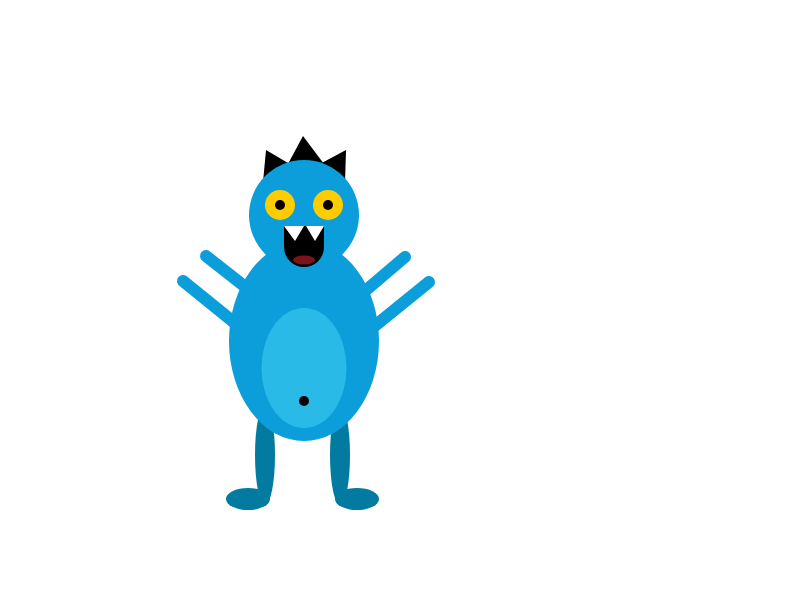
Frame 1 (no input)
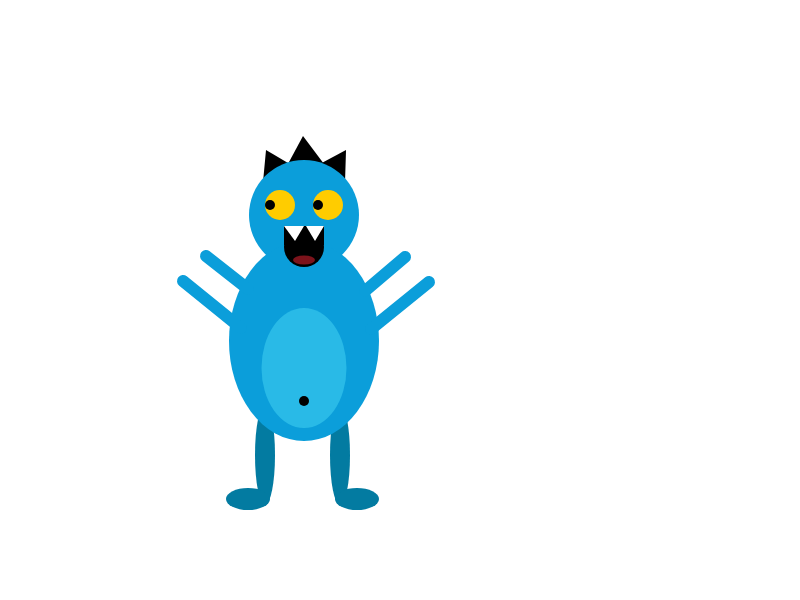
Frame 60 (no input)
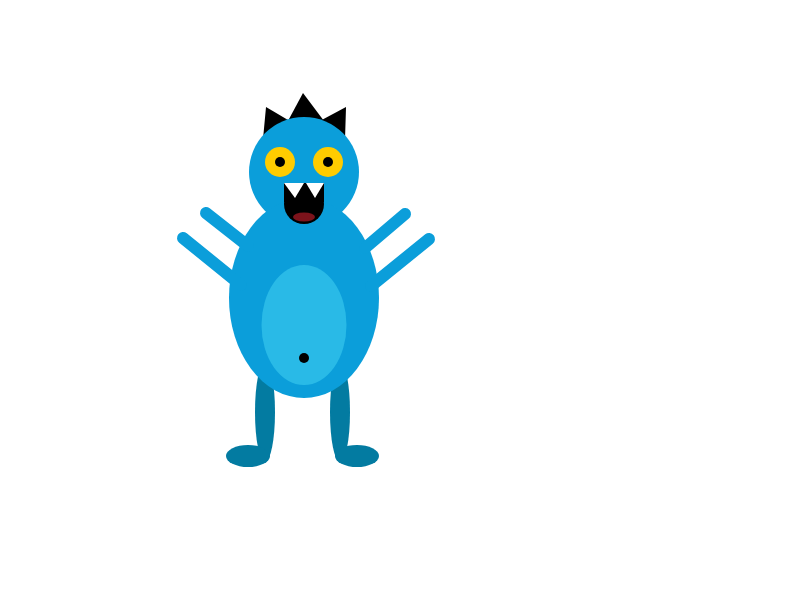
Frame 120 (the mouse pressed at the canvas centre since frame 60)

The p5.js sketch that drew these frames (run headless with seeded random() and noise() and a simulated clock; from frame 60 on, the mouse is pressed at the canvas centre):

// p5.js sketch
// ── sketch.js
  /*  Created by Angela Rosette-Tavares
    Program draws a monster and makes his eyes follow mouse or makes him jump if mouse if pressed
    last edit 2/4/17 10:49am
*/ 

function setup() {
  createCanvas(800, 600);
}

var page = 0;
var eyeDirection = 0;
var jumpValue = 0;
var jumpDir = -1;

function draw() {
  background(255);
  fill(0);
  noStroke(); // put here to have stroke on arms only 
  monster(400, 350 + jumpValue); // calls monster function
  // if on starting page eyes follow mouse
  if (page == 0) { 
    jumpValue = 0;
    if (mouseX > 330) {
      eyeDirection = +10; // eyes go right if mouse is above 350
    } else if (mouseX < 275) {
      eyeDirection = -10; // eyes go left if mouse is below 275
    }
  } 
  // otherwise if not on starting page monster is jumping
  else {
    jumpValue = jumpValue + jumpDir;
    // moves from 0 position to 50
    if ((jumpValue > 0) || (jumpValue < -50)) { 
      // change direction when 0 or 50 is reached
      jumpDir = jumpDir * -1;  
      }
  }
}
  
// changes from eye moving monster to jumping monster when mouse is clicked
function mousePressed () {
  page = 1 - page;
  eyeDirection = 0; // resets eyes to center
}

// building monster from different functions
function monster(x, y) {
  legs(x, y);
  body(x, y);
  eyes(x, y); // calling function and passing parameters to eyes
  pupils(x + eyeDirection, y); // calling function and passing parameters to pupils
  mouth(x, y); 
  arms(x, y); 
}

// builds legs separate from body in case I want to animate later
function legs(x, y) {
  fill(3, 123, 161); // dark blue
  ellipse(265, y + 105, 20, 100); // left leg
  ellipse(340, y + 105, 20, 100); // right leg
  ellipse(248, y + 149, 44, 22); // left foot
  ellipse(357, y + 149, 44, 22); // right foot
}

// builds monster body
function body(x, y) {
  fill(0);
  triangle(346, y - 200, 345, y - 167, 318, y - 185); // right horn
  triangle(266, y - 200, 305, y - 177, 263, y - 168); // left horn
  triangle(303, y - 214, 324, y - 186, 289, y - 188); // middle horn
  fill(11, 158, 218);// medium blue
  ellipse(x - 96, y -135, 110, 110); // head
  ellipse(x - 96, y - 9, 150, 200); //body
  fill(41, 186, 231); // light blue
  ellipse(x - 96, y + 18, 85, 120); // tummy
  fill(0);
  ellipse(x - 96, y + 51, 10, 10); // belly button
}

// makes the yellow parts of eyes
function eyes(x, y) {
  fill(255, 204, 0);
  ellipse(x - 120, y - 145, 30, 30);
  ellipse(x - 72, y - 145, 30, 30);
}

// makes the pupils separate so they can be moved
function pupils(x, y) {
  fill(0);
  ellipse(x - 120, y - 145, 10, 10);
  ellipse(x - 72, y - 145, 10, 10);
}

// makes the mouth separate in case I want to animate later
function mouth(x, y) {
  fill(0);
  rect(284, y - 124, 40, 19);
  ellipse(304, y - 103, 40, 40);
  fill(124, 19, 27); // burgundy
  ellipse(304, y - 90, 22, 9); // tongue
  fill(255);
  triangle(284, y - 124, 304, y - 124, 295, y - 109); //tooth
  triangle(306, y - 124, 324, y - 124, 315, y - 109); // tooth
}

// draws lines for arms
function arms(x, y) {
  stroke(11, 158, 218); // for the line to have color
  strokeWeight(12.0);
  strokeCap(ROUND);
  line(365, y - 59, 405, y - 93);
  line(371, y - 21, 429, y - 68);
  line(248, y - 61, 206, y - 94);
  line(241, y - 22, 183, y - 69);
}
